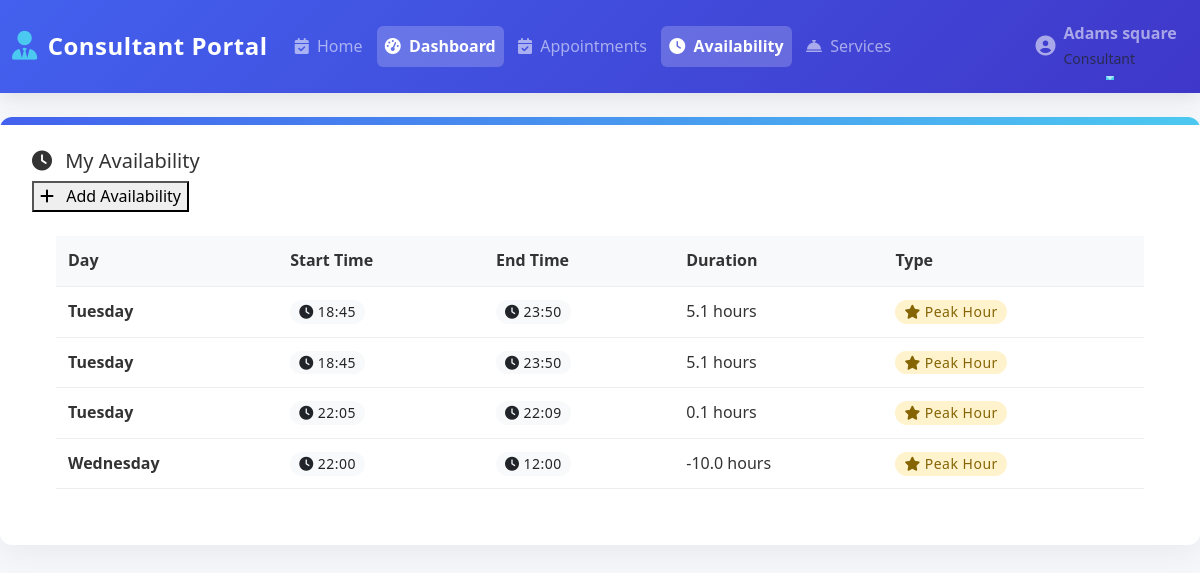
/consultant/availability/ (signed in), run on the app's committed database.
### assist/models.py (models this page shows, shortened)
class Availability(models.Model):
    consultant = models.ForeignKey(
        Consultant, on_delete=models.CASCADE, related_name="availabilities"
    )
    day_of_week = models.CharField(
        max_length=9,
        choices=[
            ("Monday", "Monday"),
            ("Tuesday", "Tuesday"),
            ("Wednesday", "Wednesday"),
            ("Thursday", "Thursday"),
            ("Friday", "Friday"),
            ("Saturday", "Saturday"),
            ("Sunday", "Sunday"),
        ],
    )
    start_time = models.TimeField()
    end_time = models.TimeField()
    is_peak_hour = models.BooleanField(default=False)  # for analytics, optional
    @property
    def duration_hours(self):
        start = datetime.datetime.combine(datetime.date.today(), self.start_time)
        end = datetime.datetime.combine(datetime.date.today(), self.end_time)
        duration = end - start
        return round(duration.total_seconds() / 3600, 1)

### assist/views.py (the view)
@login_required
def availability_list(request):
    if not hasattr(request.user, "consultant_profile"):
        return redirect("access_denied")
    consultant = request.user.consultant_profile
    availabilities = Availability.objects.filter(consultant=consultant).order_by(
        "day_of_week", "start_time"
    )
    form = AvailabilityForm()
    context = {
        "availabilities": availabilities,
        "form": form,  # Make sure to include the form in context
    }
    return render(request, "consultant/availability.html", context)

### assist/context_processors.py (called while the page is built)
def unread_notifications(request):
    unread_count = 0
    if request.user.is_authenticated:
        unread_count = request.user.notifications.filter(read=False).count()
    return {"unread_count": unread_count}

### assist/templates/consultant/availability.html (shortened to what this page needs)
{% extends 'consultant/base.html' %}
{% block content %}
<div class="availability-container">
    <div class="availability-card">
        <div class="availability-header">
            <h5>
                <i class="fas fa-clock me-2"></i>
                My Availability
            </h5>
            <button class="add-availability-btn" onclick="openModal('addAvailabilityModal')">
                <i class="fas fa-plus me-2"></i>
                Add Availability
            </button>
        </div>
        <div class="card-body">
            {% if availabilities %}
                <div class="table-responsive">
                    <table class="availability-table">
                        <thead>
                            <tr>
                                <th>Day</th>
                                <th>Start Time</th>
                                <th>End Time</th>
                                <th>Duration</th>
                                <th>Type</th>
                            </tr>
                        </thead>
                        <tbody>
                            {% for availability in availabilities %}
                                <tr>
                                    <td><strong>{{ availability.get_day_of_week_display }}</strong></td>
                                    <td>
                                        <span class="badge badge-light">
                                            <i class="fas fa-clock me-1"></i>
                                            {{ availability.start_time|time:"H:i" }}
                                        </span>
                                    </td>
                                    <td>
                                        <span class="badge badge-light">
                                            <i class="fas fa-clock me-1"></i>
                                            {{ availability.end_time|time:"H:i" }}
                                        </span>
                                    </td>
                                    <td>{{ availability.duration_hours }} hours</td>
                                    <td>
                                        {% if availability.is_peak_hour %}
                                            <span class="badge badge-peak">
                                                <i class="fas fa-star me-1"></i>
                                                Peak Hour
                                            </span>
                                        {% else %}
                                            <span class="badge badge-normal">
                                                <i class="fas fa-clock me-1"></i>
                                                Standard
                                            </span>
                                        {% endif %}
                                    </td>
                                </tr>
                            {% endfor %}
                        </tbody>
                    </table>
                </div>
            {% endif %}
        </div>
    </div>
</div>
{% endblock %}

### assist/templates/consultant/base.html (shortened to what this page needs)
<!DOCTYPE html>
<html lang="en">
<head>
    <link href="https://cdn.jsdelivr.net/npm/bootstrap@5.3.0/dist/css/bootstrap.min.css" rel="stylesheet">
    <link rel="stylesheet" href="https://cdnjs.cloudflare.com/ajax/libs/font-awesome/6.4.0/css/all.min.css">
</head>
<body>
    <nav class="navbar navbar-expand-lg navbar-dark">
        <div class="container-fluid">
            <a class="navbar-brand" href="{% url 'consultant_dashboard' %}">
                <i class="fas fa-user-tie"></i>
                Consultant Portal
            </a>
            <div class="collapse navbar-collapse" id="navbarNav">
                <ul class="navbar-nav me-auto">
                    <li class="nav-item">
                        <a class="nav-link" href="{% url 'home' %}">
                            <i class="fas fa-calendar-check me-1"></i>
                            Home
                        </a>
                    </li>
                    <li class="nav-item">
                        <a class="nav-link active" href="{% url 'consultant_dashboard' %}">
                            <i class="fas fa-tachometer-alt me-1"></i>
                            Dashboard
                        </a>
                    </li>
                    <li class="nav-item">
                        <a class="nav-link" href="{% url 'consultant_appointments' %}">
                            <i class="fas fa-calendar-check me-1"></i>
                            Appointments
                        </a>
                    </li>
                    <li class="nav-item">
                        <a class="nav-link" href="{% url 'consultant_availability' %}">
                            <i class="fas fa-clock me-1"></i>
                            Availability
                        </a>
                    </li>
                    <li class="nav-item">
                        <a class="nav-link" href="{% url 'consultant_services' %}">
                            <i class="fas fa-concierge-bell me-1"></i>
                            Services
                        </a>
                    </li>
                </ul>
                <ul class="navbar-nav">
                    <li class="nav-item dropdown">
                        <a class="nav-link dropdown-toggle d-flex align-items-center" href="#" id="navbarDropdown" role="button" data-bs-toggle="dropdown">
                            <div class="avatar me-2">
                                <i class="fas fa-user-circle fa-lg"></i>
                            </div>
                            <div>
                                <div class="fw-bold">{{ request.user.get_full_name }}</div>
                                <small class="text-muted">Consultant</small>
                            </div>
                        </a>
                    </li>
                </ul>
            </div>
        </div>
    </nav>
    <div class="container mt-4 fade-in">
        {% block content %}{% endblock %}
    </div>
</body>
</html>

### assist/templates/consultant/base.html (style rules this page uses)
:root { --primary-color: #4361ee; --secondary-color: #3f37c9; --accent-color: #4cc9f0; --light-color: #f8f9fa; --dark-color: #212529; --success-color: #4bb543; --warning-color: #ffcc00; --danger-color: #ff3333; --sidebar-width: 280px; }
body { font-family: 'Segoe UI', Tahoma, Geneva, Verdana, sans-serif; background-color: #f5f7fa; color: #333; line-height: 1.6; overflow-x: hidden; }
.navbar { background: linear-gradient(135deg, var(--primary-color), var(--secondary-color)); box-shadow: 0 4px 20px rgba(0, 0, 0, 0.1); padding: 0.8rem 0; }
.navbar-brand { font-weight: 700; font-size: 1.5rem; letter-spacing: 0.5px; display: flex; align-items: center; }
.navbar-brand i { margin-right: 10px; font-size: 1.8rem; color: var(--accent-color); }
.nav-link { font-weight: 500; padding: 0.5rem 1rem; margin: 0 0.2rem; border-radius: 6px; transition: all 0.3s ease; position: relative; }
.nav-link.active { background-color: rgba(255, 255, 255, 0.2); font-weight: 600; }
.nav-link::after { content: ''; position: absolute; bottom: 0; left: 50%; transform: translateX(-50%); width: 0; height: 2px; background-color: var(--accent-color); transition: width 0.3s ease; }
.container { max-width: 1400px; padding: 2rem; background-color: white; border-radius: 12px; box-shadow: 0 10px 30px rgba(0, 0, 0, 0.05); margin-top: 2rem; margin-bottom: 2rem; position: relative; overflow: hidden; }
.container::before { content: ''; position: absolute; top: 0; left: 0; width: 100%; height: 8px; background: linear-gradient(90deg, var(--primary-color), var(--accent-color)); }
.badge { font-weight: 500; padding: 0.35em 0.65em; border-radius: 50px; font-size: 0.75em; letter-spacing: 0.5px; }
.card-body { padding: 1.5rem; }
.fade-in { animation: fadeIn 0.5s ease forwards; }

### assist/templates/consultant/availability.html (style rules this page uses)
.availability-table { width: 100%; border-collapse: collapse; }
.availability-table th, .availability-table td { padding: 0.75rem; text-align: left; border-bottom: 1px solid #eee; }
.availability-table th { font-weight: 600; background-color: #f8f9fa; }
.badge { display: inline-flex; align-items: center; padding: 0.35em 0.65em; border-radius: 50px; font-size: 0.875em; font-weight: 500; }
.badge-light { background-color: #f8f9fa; color: #212529; }
.badge-peak { background-color: #fff3cd; color: #856404; }

### data on the page
Availability: day_of_week "Tuesday", start_time "18:45", end_time "23:50", duration_hours "5.1", is_peak_hour True (drawn)
Availability: day_of_week "Tuesday", start_time "18:45", end_time "23:50", duration_hours "5.1", is_peak_hour True (drawn)
Availability: day_of_week "Tuesday", start_time "22:05", end_time "22:09", duration_hours "0.1", is_peak_hour True (drawn)
Availability: day_of_week "Wednesday", start_time "22:00", end_time "12:00", duration_hours "-10.0", is_peak_hour True (drawn)

### other printed values
{{ request.user.get_full_name }} "Adams square"
